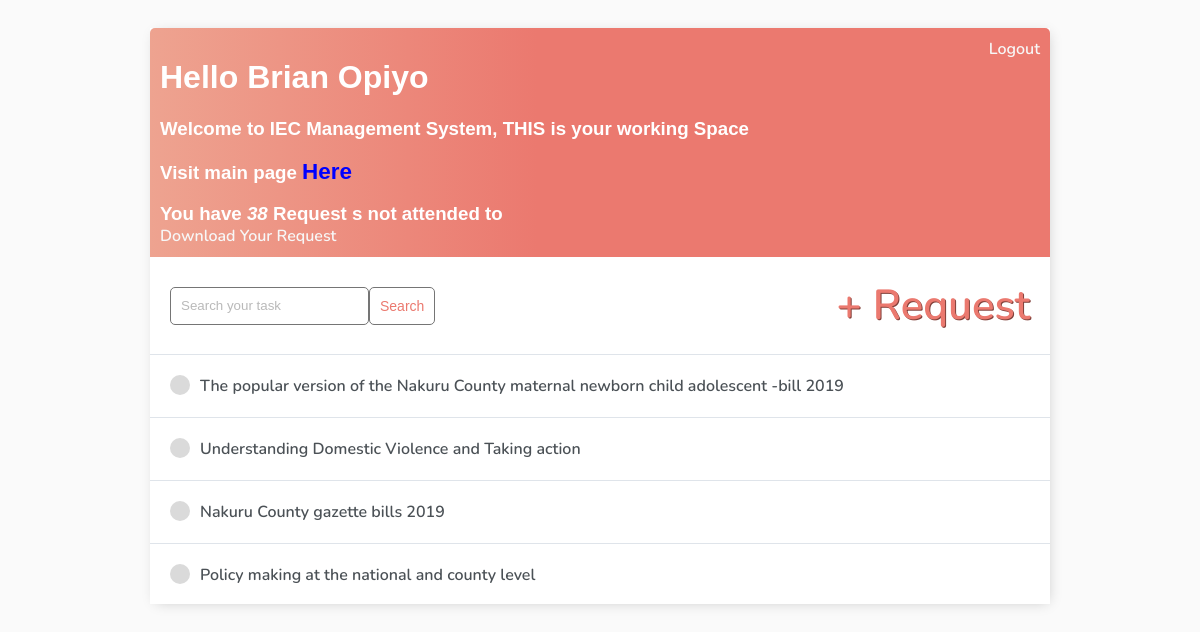
The page / (signed in) on the database its author committed.
### iec/models.py (models this page shows)
class Iec(models.Model):
    user = models.ForeignKey(
        User, on_delete=models.CASCADE, null=True, blank=True)
    title = models.ForeignKey(Book,on_delete=models.CASCADE)
    description = models.CharField(choices=DESC,null=True, blank=True,max_length=200)
    thematic=models.CharField('thematic',null=True,blank=True,max_length=200)
    copies=models.IntegerField(null=True,blank=True,default=0)
    issued = models.BooleanField(default=False)
    created = models.DateTimeField(auto_now_add=True)
    def __str__(self):
        return str(self.title)
    class Meta:
        order_with_respect_to = 'created'

class Book(models.Model):
    name=models.CharField(max_length=200,null=True, blank=True,default='IEC materirals')
    def __str__(self):
        return self.name

### iec/views.py (the view)
# urls.py: path('', IecList.as_view(), name='home'),
class IecList(LoginRequiredMixin, ListView):
    model = Iec
    template_name='request/home.html'
    context_object_name = 'iec_list'
    def get_context_data(self, **kwargs):
        context = super().get_context_data(**kwargs)
        print(self.request.user)
        if self.request.user=='admin':
            print('m')
            context['iec_list'] = context['iec_list'].filter(issued=True)
            context['count'] = context['iec_list'].filter(issued=False).count()
        if  self.request.user !='admin':
            context['iec_list'] = context['iec_list'].filter(user=self.request.user)
            context['count'] = context['iec_list'].filter(issued=False).count()
        search_input = self.request.GET.get('search-area') or ''
        if search_input:
            context['iec_list'] = context['iec_list'].filter(
                title__name__contains=search_input)
        context['search_input'] = search_input
        return context

### iec/templates/request/home.html (shortened to what this page needs)
{% extends 'base2.html' %} {% block content %}
<div class="header-bar">
    <div>
        <h1>Hello {{request.user.first_name |title}} {{request.user.last_name |title}}</h1>
        <h3>Welcome to IEC Management System, THIS is your working Space</h3>
        <h3> Visit main page <a href="{% url 'main' %}" style="font-size:larger;font-weight: bolder;color: blue;"> Here</a></h3>
        <h3 style="margin:0">You have <i>{{count}}</i> Request {{ count|pluralize:"s" }} not attended to</h3>
        <a href="{% url 'request-download' %}">Download Your Request</a>
    </div>
    {% if request.user.is_authenticated %}
    <a href="{% url 'logout' %}">Logout</a> {% else %}
    <a href="{% url 'login' %}">Login</a> {% endif %}
</div>
<div id="search-add-wrapper">
    <form method="GET" style="display: flex;">
        <input type='text' name='search-area' placeholder="Search your task" value="{{search_input}}">
        <input class="button" type="submit" value='Search'>
    </form>
    {% if iec_list|length > 0 %}
    <a id="add-link" href="{% url 'iec-request' %}">&#x2b; Request</a>
    {% endif %}
</div>
<div id="tasklist" class="task-items-wrapper">
    {% for iec in iec_list %}
    <div class="task-wrapper" data-position="{{task.pk}}">
        <div class="task-title">
            {% if iec.issued %}
            <div class="task-complete-icon"></div>
            <i><s><a href="{% url 'iec-update' iec.id %}">{{iec}}</a></s></i>
             {% else %}
            <div class="task-incomplete-icon"></div>
            <a href="{% url 'iec-update' iec.id %}">{{iec}}</a>
            {% endif %}
        </div>
    </div>
    {% empty %}
    <div style="text-align: center; padding-bottom: 10px; line-height: 1em;">
        <h3>No New IEC requested.</h3>
        <h3>Request an <a style="text-decoration: none; color: #e53935;" href="{% url 'iec-request' %}">IEC Material</a> ! </h3>
    </div>
    {% endfor %}
</div>
{% endblock content %}

### iec/templates/base2.html (shortened to what this page needs)
<!DOCTYPE html>
<html lang="en">
<head>
</head>
<body>
    <div class="container">
        {% block content %} {% endblock content %}
    </div>
</body>
</html>

### iec/templates/base2.html (style rules this page uses)
body { background-color: #FAFAFA; font-family: 'Nunito', sans-serif; padding-top: 20px; }
h1, h2, h3, h4, h5, h6 { font-family: 'Raleway', sans-serif; }
a, p { color: #4b5156 }
a { font-weight: 600; }
.container { max-width: 900px; margin: auto; background-color: #fff; -webkit-box-shadow: 2px 2px 13px -4px rgba(0, 0, 0, 0.21); box-shadow: 2px 2px 13px -4px rgba(0, 0, 0, 0.21); }
input { outline: none; border: none; }
.header-bar { display: flex; justify-content: space-between; color: #fff; padding: 10px; border-radius: 5px 5px 0 0; background: linear-gradient(90deg, #EEA390 0%, #EB796F 43%, #EB796F 100%); }
.header-bar a { color: rgb(247, 247, 247); text-decoration: none; }
.task-items-wrapper { height: 250px; overflow-x: hidden; overflow-y: scroll; }
.task-wrapper { display: flex; align-items: center; justify-content: space-between; background-color: #fff; border-top: 1px solid #dfe4ea; overflow: hidden; }
.task-title { display: flex; padding: 20px; }
.task-title a { text-decoration: none; color: #4b5156; margin-left: 10px; }
.task-incomplete-icon { height: 20px; width: 20px; background-color: rgb(218, 218, 218); border-radius: 50%; }
#add-link { color: #EB796F; text-decoration: none; font-size: 42px; text-shadow: 1px 1px #81413b; }
#search-add-wrapper { display: flex; justify-content: space-between; align-items: center; padding: 20px; }
input[type=text], input[type=password], textarea { border: 1px solid #757575; border-radius: 5px; padding: 10px; width: 90%; }
::placeholder { font-weight: 300; opacity: 0.5; }
.button { border: 1px solid #757575; background-color: #FFF; color: #EB796F; padding: 10px; font-size: 14px; border-radius: 5px; cursor: pointer; text-decoration: none; }

### rows shown on the page
Iec: title.name "The popular version of the Nakuru County maternal newborn child adolescent -bill 2019"
Iec: title.name "Understanding Domestic Violence and Taking action"
Iec: title.name "Nakuru County gazette bills 2019"
Iec: title.name "Policy making at the national and county level"

### other values the page prints
{{ request.user.first_name |title }} "Brian"
{{ request.user.last_name |title }} "Opiyo"
{{ count }} "38"
